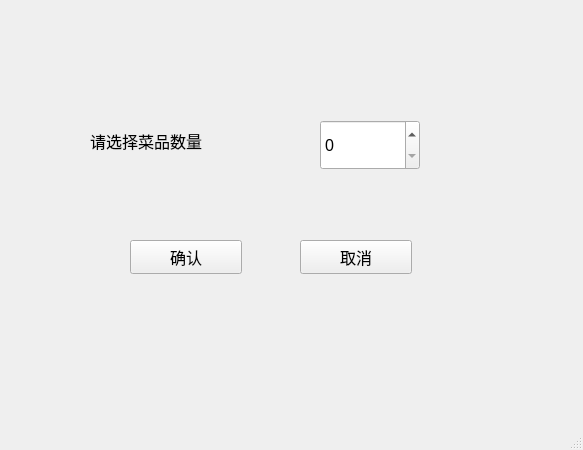
<?xml version="1.0" encoding="UTF-8"?>
<ui version="4.0">
 <class>NumberSelectWindow</class>
 <widget class="QMainWindow" name="NumberSelectWindow">
  <property name="geometry">
   <rect>
    <x>0</x>
    <y>0</y>
    <width>583</width>
    <height>450</height>
   </rect>
  </property>
  <property name="windowTitle">
   <string>MainWindow</string>
  </property>
  <widget class="QWidget" name="centralwidget">
   <widget class="QWidget" name="widget" native="true">
    <property name="geometry">
     <rect>
      <x>80</x>
      <y>60</y>
      <width>371</width>
      <height>241</height>
     </rect>
    </property>
    <widget class="QLabel" name="label">
     <property name="geometry">
      <rect>
       <x>10</x>
       <y>60</y>
       <width>211</width>
       <height>41</height>
      </rect>
     </property>
     <property name="font">
      <font>
       <pointsize>12</pointsize>
      </font>
     </property>
     <property name="text">
      <string>请选择菜品数量</string>
     </property>
    </widget>
    <widget class="QSpinBox" name="numberSelectSpinBox">
     <property name="geometry">
      <rect>
       <x>240</x>
       <y>60</y>
       <width>100</width>
       <height>50</height>
      </rect>
     </property>
     <property name="minimumSize">
      <size>
       <width>100</width>
       <height>50</height>
      </size>
     </property>
     <property name="maximumSize">
      <size>
       <width>100</width>
       <height>50</height>
      </size>
     </property>
     <property name="font">
      <font>
       <pointsize>12</pointsize>
      </font>
     </property>
     <property name="maximum">
      <number>10</number>
     </property>
    </widget>
    <widget class="QPushButton" name="numberSelectConfirmButton">
     <property name="geometry">
      <rect>
       <x>50</x>
       <y>180</y>
       <width>112</width>
       <height>34</height>
      </rect>
     </property>
     <property name="font">
      <font>
       <pointsize>12</pointsize>
      </font>
     </property>
     <property name="text">
      <string>确认</string>
     </property>
    </widget>
    <widget class="QPushButton" name="numberSelectCancelButton">
     <property name="geometry">
      <rect>
       <x>220</x>
       <y>180</y>
       <width>112</width>
       <height>34</height>
      </rect>
     </property>
     <property name="font">
      <font>
       <pointsize>12</pointsize>
      </font>
     </property>
     <property name="text">
      <string>取消</string>
     </property>
    </widget>
   </widget>
  </widget>
  <widget class="QMenuBar" name="menubar">
   <property name="geometry">
    <rect>
     <x>0</x>
     <y>0</y>
     <width>583</width>
     <height>30</height>
    </rect>
   </property>
  </widget>
  <widget class="QStatusBar" name="statusbar"/>
 </widget>
 <resources/>
 <connections/>
</ui>
